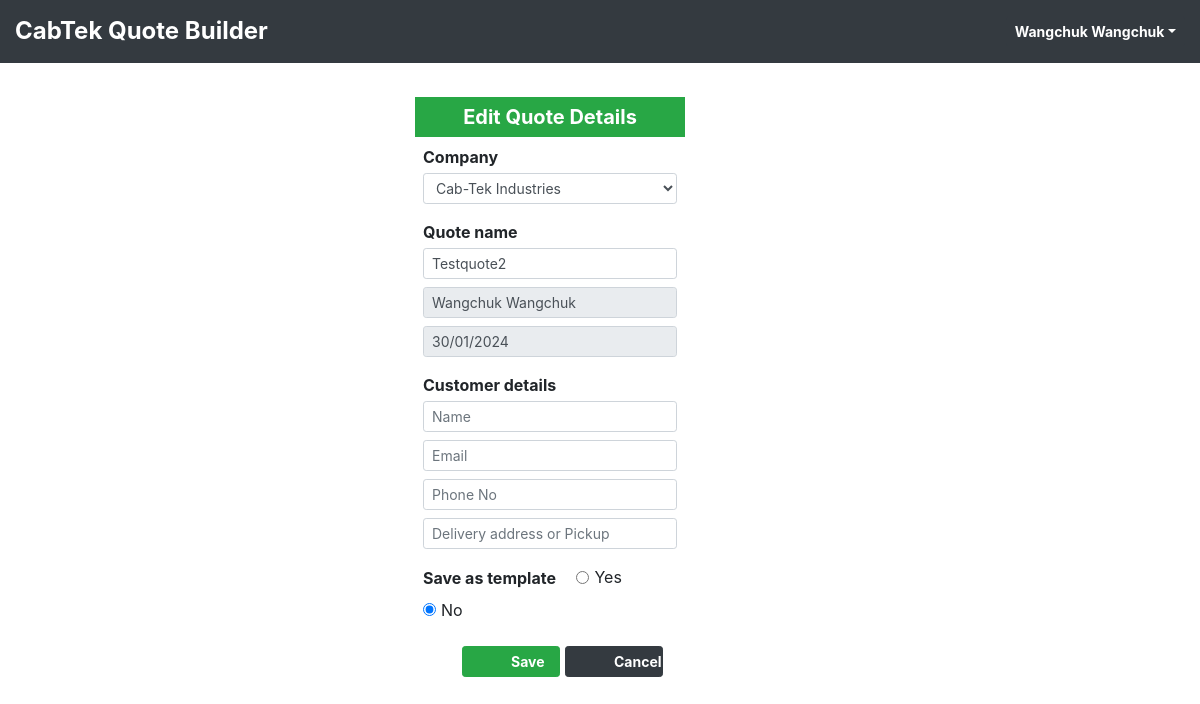
The app's page /edit_quote/289 (signed in) with its own data.
### tables this page shows
CREATE TABLE user_table (
            user_id Integer PRIMARY KEY AUTOINCREMENT,
            user_name TEXT NOT NULL UNIQUE,
            full_name TEXT NOT NULL,
            email_id TEXT NOT NULL,
            user_password TEXT NOT NULL,
            mobile_no TEXT,
            phone_no TEXT,
            user_type_id Integer
            
        );

CREATE TABLE quotes_table (
            quote_id INTEGER PRIMARY KEY AUTOINCREMENT,
            quote_name TEXT NOT NULL UNIQUE,
            user_id INTEGER NOT NULL,
            date_quote_created TEXT,
            customer_name TEXT,
            customer_email TEXT,
            customer_phone_no TEXT,
            delivery_info TEXT,
            quote_name_lower_case TEXT,
            time_stamp INTEGER,
            rev_date TEXT,
            is_template TEXT,
            quote_status_id INTEGER
        , revision_dates TEXT, joinery_supply_type TEXT, is_diy Text, company_id Integer);

### app.py (the view, shortened to what this page needs)
@app.route('/edit_quote/<quote_id>', methods=['POST', 'GET'])
def edit_quote(quote_id):
    try:
        if 'user_info' in session:
            all_company_info = company_info_manager.get_all_company_info()
            if request.method == "GET":
                quote_info = quote_builder_db.get_quote_info_by_quote_id(quote_id)
                user_id = quote_info['user_id']
                quoted_by = quote_builder_db.get_user_info_by_id(user_id)['full_name']
                quote_info['quoted_by'] = quoted_by
                return render_template('edit_quote.html', quote_info = quote_info , all_company_info=all_company_info)
        else:
            return render_template('login_error.html')
    except Exception as ex:
        print(f'Error:"{ex}" [In function {inspect.stack()[0][3]}]')

### company_info_manager.py (called while the page is built)
def get_all_company_info():
    try:
        return COMPANY_INFO
    except:
        return []

### quote_builder_db_manager.py (called while the page is built)
def create_db_connection():
    QUOTING_DB_PATH = file_folder_paths.TEST_QUOTING_DB_PATH    # For Testing
    connection = sqlite3.connect(QUOTING_DB_PATH)
    connection.row_factory = sqlite3.Row
    return connection

def get_user_info_by_id(user_id):
    user_info = {}
    try:
        user_id = int(user_id)
        sql = f' SELECT * FROM user_table WHERE user_id = ? '
        connection = create_db_connection()
        cursor = connection.cursor()
        cursor.execute(sql, [user_id])
        row = cursor.fetchone()
        cursor.close()
        connection.close()
        if row != None:
            user_info = {key: row[key] for key in row.keys()}
        return user_info
    except Exception as ex:
        print(f'Error:"{ex}" [In function {inspect.stack()[0][3]}]')
        return user_info

def get_quote_info_by_quote_id(quote_id):
    quote_info = {}
    try:
        quote_id = int(quote_id)
        sql = f' SELECT * FROM quotes_table WHERE quote_id = ? '
        connection = create_db_connection()
        cursor = connection.cursor()
        cursor.execute(sql, [quote_id])
        row = cursor.fetchone()
        cursor.close()
        connection.close()
        if row != None:
            quote_info = {key: row[key] for key in row.keys()}
        return quote_info
    except Exception as ex:
        print(f'Error:"{ex}" [In function {inspect.stack()[0][3]}]')
        return quote_info

### templates/edit_quote.html (shortened to what this page needs)
{% include "header.html" %}
<div class="main-div">
    {% if 'user_info' in session %}
    <div class="row ">
        <div class="col-md-3 offset-4">
            <h5 class="bold text-center bg-success text-white p-2 mt-4">Edit Quote Details</h5>
            <form method="POST" action="{{ url_for('edit_quote', quote_id = (quote_info['quote_id'] if quote_info else new_quote_info['quote_id'] ) ) }}" class="m-2">
                <div class="mb-2">
                    <div class="form-group">
                        <label for="company_id" class="bold mb-1">Company</label>
                        <select class="form-control form-control-sm" name="company_id" required>
                            {% for row in all_company_info %}
                            {% if (new_quote_info and new_quote_info['company_id'] == row['id']) or (quote_info and quote_info['company_id'] == row['id']) %}
                            <option value="{{ row['id'] }}" selected> {{ row['company_name'] }} </option>
                            {% else %}
                            <option value="{{ row['id'] }}"> {{ row['company_name'] }} </option>
                            {% endif %}
                            {% endfor %}
                        </select>
                    </div>
                </div>
                <div class="mb-2">
                    <label for="quote_name" class="bold mb-1">Quote name</label>
                    <div class="form-group mb-2">
                        <input type="text" class="form-control form-control-sm " name="quote_name" id="quote_name_inp" autocomplete="off" placeholder="Type a quote name" value="{{ quote_info['quote_name'] if quote_info }}" required autofocus>
                    </div>
                    <div class="form-group mb-2">
                        <input type="text" class="form-control form-control-sm" name="quoted_by" autocomplete="off" placeholder="Quoted By" value="{{ quote_info['quoted_by'] if quote_info else new_quote_info['quoted_by'] }}" readonly required>
                    </div>
                    <div class="form-group ">
                        <input type="text" class="form-control form-control-sm" name="date_quote_created" autocomplete="off" placeholder="Date" value="{{ quote_info['date_quote_created'] if quote_info else new_quote_info['date_quote_created'] }}" readonly required>
                    </div>
                </div>
                <div class="mb-2">
                    <label for="customer_name" class="bold mb-1">Customer details</label>
                    <div class="form-group mb-2">
                        <input type="text" class="form-control form-control-sm" name="customer_name" autocomplete="off" value="{{ quote_info['customer_name'] if quote_info else new_quote_info['customer_name']}}" placeholder="Name">
                    </div>
                    <div class="form-group mb-2">
                        <input type="text" class="form-control form-control-sm" name="customer_email" autocomplete="off" value="{{ quote_info['customer_email'] if quote_info else new_quote_info['customer_email']}}" placeholder="Email">
                    </div>
                    <div class="form-group mb-2">
                        <input type="text" class="form-control form-control-sm" name="customer_phone_no" autocomplete="off" value="{{ quote_info['customer_phone_no'] if quote_info else new_quote_info['customer_phone_no']}}" placeholder="Phone No">
                    </div>
                    <div class="form-group">
                        <input type="text" class="form-control form-control-sm" name="delivery_info" autocomplete="off" value="{{ quote_info['delivery_info'] if quote_info else new_quote_info['delivery_info'] }}" placeholder="Delivery address or Pickup">
                    </div>
                </div>
                <div>
                    <label for="is_template" class="bold mr-3">Save as template</label>
                    {% if (quote_info and quote_info['is_template'] == 'yes') or (new_quote_info and new_quote_info['is_template'] == 'yes') %}
                    <div class="form-check form-check-inline">
                        <input class="form-check-input" type="radio" name="is_template" id="is_template_yes" value="yes" checked>
                        <label class="form-check-label" for="is_template_yes">Yes</label>
                    </div>
                    <div class="form-check form-check-inline">
                        <input class="form-check-input" type="radio" name="is_template" id="is_template_no" value="no">
                        <label class="form-check-label" for="is_template_no">No</label>
                    </div>
                    {% else %}
                    <div class="form-check form-check-inline">
                        <input class="form-check-input" type="radio" name="is_template" id="is_template_yes" value="yes">
                        <label class="form-check-label" for="is_template_yes">Yes</label>
                    </div>
                    <div class="form-check form-check-inline">
                        <input class="form-check-input" type="radio" name="is_template" id="is_template_no" value="no" checked>
                        <label class="form-check-label" for="is_template_no">No</label>
                    </div>
                    {% endif %}
                </div>
                <div class="row m-4">
                    <div class="col-md-6">
                        <button type="submit" class="btn btn-sm btn-success pl-5 pr-5 bold full-width">Save</button>
                    </div>
                    <div class="col-md-6">
                        <a href="{{ url_for('index') }}" type="button" class="btn btn-sm btn-dark pl-5 pr-5 bold full-width">Cancel</a>
                    </div>
                </div>
            </form>
        </div>
    </div>
    {% else %}
    <center>
        <p class=" text-red">Ooopss.. Seems like you are logged out..</p>
        <a href="{{url_for('login')}}"> Click here to login again </a>
    </center>
    {% endif %}
</div>
{% include "footer.html" %}

### templates/header.html (shortened to what this page needs)
<html lang="en">
{% set active_page = page_name %}
<head>
    <link href="{{ url_for('static', filename='vendor/bootstrap4/css/bootstrap.min.css') }}" rel="stylesheet">
    <link href="{{ url_for('static', filename='mycss/styles.css')}}" rel="stylesheet">
    <link href="{{ url_for('static', filename='mycss/view_quote_style.css')}}" rel="stylesheet">
    <link rel="stylesheet" type="text/css" href="{{ url_for('static', filename='mycss/disble_printing.css')}}" media="print" />
</head>
<body>
    <nav class="navbar navbar-expand-lg bg-dark sticky-top p-0">
        <div class="container-fluid  m-0 pt-3 pb-3">
            <div class="nav navbar-nav">
                <p class="nav-link text-white bold h4 p-0  m-0 mr-5">CabTek Quote Builder</p>
            </div>
            <div class="dropdown nav navbar-nav navbar-right   p-0">
                {% if 'user_info' in session %}
                <button class="btn btn-sm btn-dark dropdown-toggle bold" type="button" id="dropdownMenuUser" data-toggle="dropdown" aria-haspopup="true" aria-expanded="false">{{ session['user_info']['full_name'] }}</button>
                {% endif %}
            </div>
        </div>
    </nav>

### static/mycss/styles.css (style rules this page uses)
.main-div { margin: 10px 15px 10px 15px; }
.full-width { display: block; width: 100%; }
.bold { font-weight: bold; }
.text-white { color: white; }

### records on screen
user_table: user_info.full_name "Wangchuk Wangchuk", quoted_by "Wangchuk Wangchuk"
quotes_table: quote_name "Testquote2", date_quote_created "30/01/2024"

### other values on screen
form field company_id "Cab-Tek Industries"
